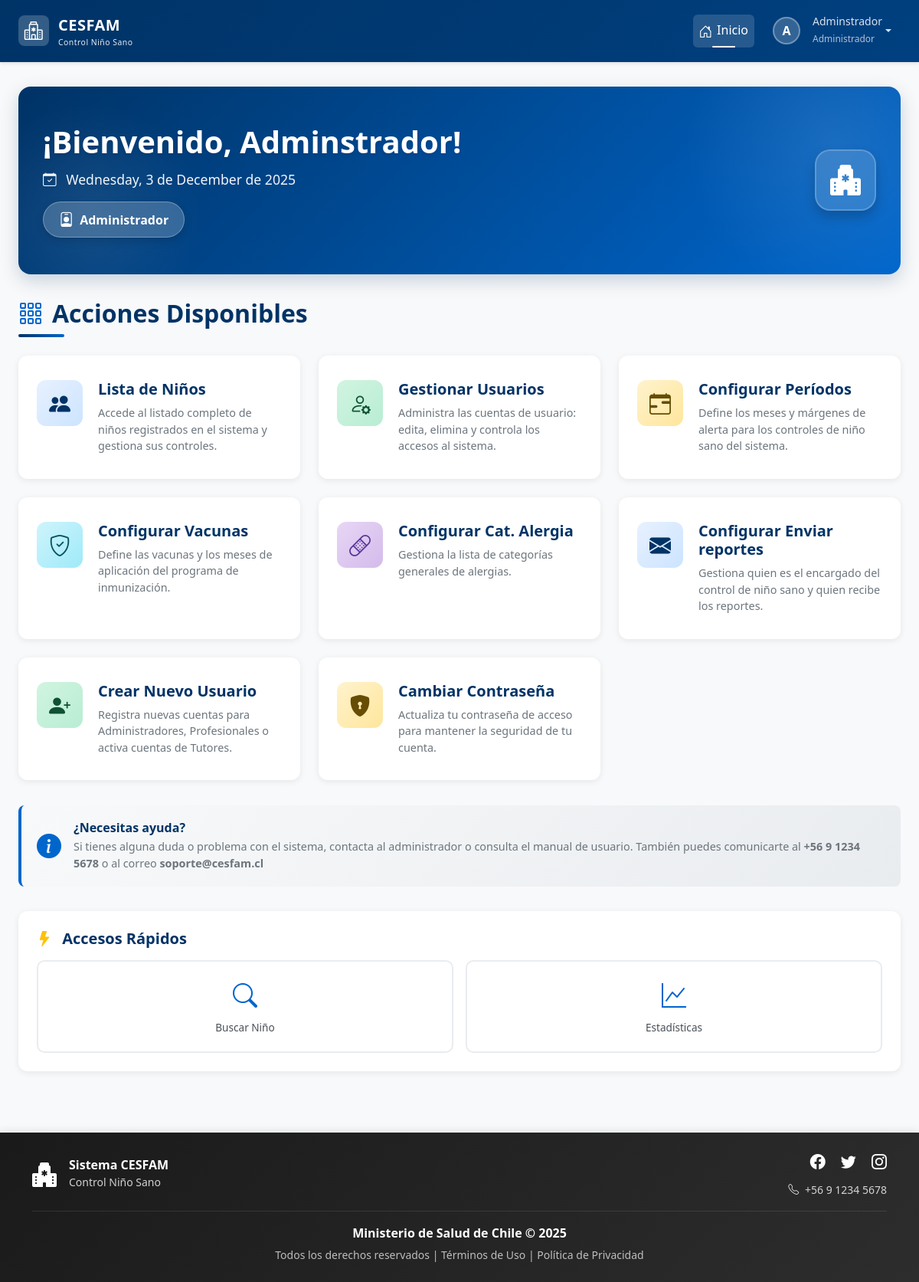
/home/ (signed in), run on the app's committed database.
### login/models.py (models this page shows, shortened)
class Usuario(AbstractBaseUser, PermissionsMixin):
    rut = models.CharField(max_length=10, unique=True)
    nombre_completo = models.CharField(max_length=200)
    email = models.EmailField(unique=True)
    rol = models.ForeignKey(Rol, on_delete=models.PROTECT)
    clave_temporal = models.BooleanField(default=False)
    nombre_completo_norm = models.CharField(
        max_length=200,
        editable=False,
        db_index=True
    )
    activo = models.BooleanField(default=True)
    is_staff = models.BooleanField(default=False) # Necesario para el admin de Django
    fecha_creacion = models.DateTimeField(default=timezone.now)
    objects = UsuarioManager()
    USERNAME_FIELD = 'rut'
    REQUIRED_FIELDS = ['nombre_completo', 'email']

class Rol(models.Model):
    id = models.AutoField(primary_key=True)
    nombre_rol = models.CharField(max_length=30, unique=True)
    descripcion = models.CharField(max_length=200)

### login/views.py (the view)
# urls.py: 2. Add a URL to urlpatterns:  path('', views.home, name='home')
@login_required
@clave_no_temporal
def home(request):
    return render(request, 'home.html')

### templates/home.html (shortened to what this page needs)
{% extends 'base.html' %}
{% load static %}
{% block extra_css %}
    <link rel="stylesheet" href="{% static 'css/estilohome.css' %}">
{% endblock %}
{% block content %}
<div class="hero-welcome">
    <div class="hero-content">
        <div class="row align-items-center">
            <div class="col-lg-8 mb-3 mb-lg-0">
                <h1 class="animate-hero-text">¡Bienvenido, {{ request.user.nombre_completo }}!</h1>
                <p class="text-white mb-3 animate-hero-text" style="opacity: 0.95; font-size: 1.1rem;">
                    <i class="bi bi-calendar-check me-2"></i>
                    {% now "l, j \d\e F \d\e Y" %}
                </p>
                <div class="role-badge">
                    <i class="bi bi-person-badge"></i>
                    {{ request.user.rol.nombre_rol }}
                </div>
            </div>
            <div class="col-lg-4 text-center text-lg-end">
                <div class="hero-icon d-inline-flex">
                    <i class="bi bi-hospital-fill"></i>
                </div>
            </div>
        </div>
    </div>
</div>
<div class="mb-4">
    <h2 class="section-title">
        <i class="bi bi-grid-3x3-gap"></i>
        Acciones Disponibles
    </h2>
</div>
<div class="actions-grid">
    {% if request.user.rol.nombre_rol|lower in "administrador,profesional" %}
        <a href="{% url 'control:listar_ninos' %}" class="action-link animate-fade-in-up animate-delay-1">
            <div class="action-card">
                <div class="card-body">
                    <div class="action-icon icon-primary">
                        <i class="bi bi-people-fill"></i>
                    </div>
                    <div class="action-content">
                        <h5>Lista de Niños</h5>
                        <p>Accede al listado completo de niños registrados en el sistema y gestiona sus controles.</p>
                    </div>
                </div>
            </div>
        </a>
    {% endif %}
    {% if request.user.rol.nombre_rol|lower == 'administrador' %}
        <a href="{% url 'listar_usuarios' %}" class="action-link animate-fade-in-up animate-delay-2">
            <div class="action-card">
                <div class="card-body">
                    <div class="action-icon icon-success">
                        <i class="bi bi-person-gear"></i>
                    </div>
                    <div class="action-content">
                        <h5>Gestionar Usuarios</h5>
                        <p>Administra las cuentas de usuario: edita, elimina y controla los accesos al sistema.</p>
                    </div>
                </div>
            </div>
        </a>
        <a href="{% url 'control:configurar_periodos' %}" class="action-link animate-fade-in-up animate-delay-3">
            <div class="action-card">
                <div class="card-body">
                    <div class="action-icon icon-warning">
                        <i class="bi bi-calendar-range"></i>
                    </div>
                    <div class="action-content">
                        <h5>Configurar Períodos</h5>
                        <p>Define los meses y márgenes de alerta para los controles de niño sano del sistema.</p>
                    </div>
                </div>
            </div>
        </a>
        <a href="{% url 'control:configurar_vacunas' %}" class="action-link animate-fade-in-up animate-delay-4">
            <div class="action-card">
                <div class="card-body">
                    <div class="action-icon icon-info">
                        <i class="bi bi-shield-check"></i>
                    </div>
                    <div class="action-content">
                        <h5>Configurar Vacunas</h5>
                        <p>Define las vacunas y los meses de aplicación del programa de inmunización.</p>
                    </div>
                </div>
            </div>
        </a>
        <a href="{% url 'control:configurar_categorias_alergia' %}" class="action-link animate-fade-in-up animate-delay-5">
        <div class="action-card">
            <div class="card-body">
                <div class="action-icon icon-purple">
                    <i class="bi bi-bandaid"></i>
                </div>
                <div class="action-content">
                    <h5>Configurar Cat. Alergia</h5>
                    <p>Gestiona la lista de categorías generales de alergias.</p>
                </div>
            </div>
        </div>
        </a>
        <a href="{% url 'control:reportes' %}" class="action-link animate-fade-in-up animate-delay-5">
        <div class="action-card">
            <div class="card-body">
                <div class="action-icon icon-primary">
                    <i class="bi bi-envelope-fill"></i>
                </div>
                <div class="action-content">
                    <h5>Configurar Enviar reportes</h5>
                    <p>Gestiona quien es el encargado del control de niño sano y quien recibe los reportes.</p>
                </div>
            </div>
        </div>
        </a>
    {% endif %}
    {% if request.user.rol.nombre_rol|lower in "administrador,profesional" %}
        <a href="{% url 'crear_usuario' %}" class="action-link animate-fade-in-up animate-delay-4">
            <div class="action-card">
                <div class="card-body">
                    <div class="action-icon icon-success">
                        <i class="bi bi-person-plus-fill"></i>
                    </div>
                    <div class="action-content">
                        {% if request.user.rol.nombre_rol|lower == 'administrador' %}
                            <h5>Crear Nuevo Usuario</h5>
                            <p>Registra nuevas cuentas para Administradores, Profesionales o activa cuentas de Tutores.</p>
                        {% else %}
                            <h5>Activar Cuenta de Tutor</h5>
                            <p>Busca un tutor existente en el sistema y actívale su cuenta de acceso.</p>
                        {% endif %}
                    </div>
                </div>
            </div>
        </a>
    {% endif %}
    <a href="{% url 'cambiar_clave' %}" class="action-link animate-fade-in-up animate-delay-4">
        <div class="action-card">
            <div class="card-body">
                <div class="action-icon icon-warning">
                    <i class="bi bi-shield-lock-fill"></i>
                </div>
                <div class="action-content">
                    <h5>Cambiar Contraseña</h5>
                    <p>Actualiza tu contraseña de acceso para mantener la seguridad de tu cuenta.</p>
                </div>
            </div>
        </div>
    </a>
</div>
<div class="info-box animate-fade-in-up">
    <i class="bi bi-info-circle-fill"></i>
    <div class="info-box-content">
        <h6>¿Necesitas ayuda?</h6>
        <p>
            Si tienes alguna duda o problema con el sistema, contacta al administrador o consulta el manual de usuario.
            También puedes comunicarte al <strong>+56 9 1234 5678</strong> o al correo <strong>soporte@cesfam.cl</strong>
        </p>
    </div>
</div>
{% if request.user.rol.nombre_rol|lower in "administrador,profesional" %}
<div class="quick-actions animate-fade-in-up">
    <h5 class="mb-3" style="color: #003366; font-weight: 600;">
        <i class="bi bi-lightning-fill me-2" style="color: #ffc107;"></i>
        Accesos Rápidos
    </h5>
    <div class="quick-actions-grid">
        <a href="{% url 'control:listar_ninos' %}" class="quick-action-btn">
            <i class="bi bi-search"></i>
            <span>Buscar Niño</span>
        </a>
        <a href="{% url 'control:dashboard_bi' %}" class="quick-action-btn">
            <i class="bi bi-graph-up"></i>
            <span>Estadísticas</span>
        </a>
    </div>
</div>
{% endif %}
{% endblock %}

### templates/base.html (shortened to what this page needs)
{% load static %}
<!DOCTYPE html>
<html lang="es">
<head>
    <link href="https://cdn.jsdelivr.net/npm/bootstrap@5.3.2/dist/css/bootstrap.min.css" rel="stylesheet"
>
    <link rel="stylesheet" href="https://cdn.jsdelivr.net/npm/bootstrap-icons@1.11.1/font/bootstrap-icons.css">
    <link href="https://cdn.jsdelivr.net/npm/select2@4.1.0-rc.0/dist/css/select2.min.css" rel="stylesheet" />
    <link rel="stylesheet" href="{% static 'css/estilobase.css' %}">
    {% block extra_css %}{% endblock %}
</head>
<body>
    <nav class="navbar navbar-expand-lg navbar-dark navbar-cesfam sticky-top">
        <div class="container-fluid px-4">
            <a class="navbar-brand" href="{% url 'home' %}">
                <div class="logo-icon">
                    <i class="bi bi-hospital text-white fs-4"></i>
                </div>
                <div>
                    <span>CESFAM</span>
                    <small class="d-block" style="font-size: 0.65rem; font-weight: 400; opacity: 0.9;">
                        Control Niño Sano
                    </small>
                </div>
            </a>
            <div class="collapse navbar-collapse" id="navbarNav">
                <ul class="navbar-nav ms-auto align-items-lg-center">
                    <li class="nav-item">
                        <a class="nav-link active" href="{% url 'home' %}">
                            <i class="bi bi-house-door"></i>Inicio
                        </a>
                    </li>
                    {% if request.user.is_authenticated %}
                    <li class="nav-item dropdown ms-lg-2">
                        <a class="nav-link dropdown-toggle d-flex align-items-center" href="#"
                           id="userDropdown" role="button" data-bs-toggle="dropdown" aria-expanded="false">
                            <div class="user-avatar">
                                {{ request.user.nombre_completo|first|upper }}
                            </div>
                            <div class="d-none d-lg-block text-start ms-2">
                                <small class="d-block" style="line-height: 1.2;">
                                    {{ request.user.nombre_completo|truncatewords:2 }}
                                </small>
                                <small style="font-size: 0.75rem; opacity: 0.8;">
                                    {{ request.user.rol.nombre_rol }}
                                </small>
                            </div>
                        </a>
                    </li>
                    {% else %}
                    <li class="nav-item ms-lg-2">
                        <a class="btn btn-light btn-sm" href="{% url 'login' %}">
                            <i class="bi bi-box-arrow-in-right me-1"></i>Iniciar Sesión
                        </a>
                    </li>
                    {% endif %}
                </ul>
            </div>
        </div>
    </nav>
    <main class="main-container container-fluid px-4">
        {% block content %}
        {% endblock %}
    </main>
    <footer class="footer-cesfam text-white py-4 mt-auto">
        <div class="container">
            <div class="row align-items-center">
                <div class="col-md-4 text-center text-md-start mb-3 mb-md-0">
                    <div class="d-flex align-items-center justify-content-center justify-content-md-start">
                        <i class="bi bi-hospital-fill fs-2 me-3"></i>
                        <div>
                            <h6 class="mb-0 fw-bold">Sistema CESFAM</h6>
                            <small style="opacity: 0.8;">Control Niño Sano</small>
                        </div>
                    </div>
                </div>
                <div class="col-md-4 text-center text-md-end">
                    <div class="social-links mb-2">
                        <a href="#" class="text-white text-decoration-none me-3" aria-label="Facebook">
                            <i class="bi bi-facebook fs-5"></i>
                        </a>
                        <a href="#" class="text-white text-decoration-none me-3" aria-label="Twitter">
                            <i class="bi bi-twitter fs-5"></i>
                        </a>
                        <a href="#" class="text-white text-decoration-none" aria-label="Instagram">
                            <i class="bi bi-instagram fs-5"></i>
                        </a>
                    </div>
                    <small style="opacity: 0.8;">
                        <i class="bi bi-telephone me-1"></i> +56 9 1234 5678
                    </small>
                </div>
            </div>
            <div class="footer-divider my-3"></div>
            <div class="row">
                <div class="col-12 text-center">
                    <p class="mb-1">
                        <strong>Ministerio de Salud de Chile &copy; {% now "Y" %}</strong>
                    </p>
                    <small style="opacity: 0.7;">
                        Todos los derechos reservados |
                        <a href="#" class="text-white text-decoration-none">Términos de Uso</a> |
                        <a href="#" class="text-white text-decoration-none">Política de Privacidad</a>
                    </small>
                </div>
            </div>
        </div>
    </footer>
</body>
</html>

### static/css/estilobase.css (style rules this page uses)
:root { --cesfam-primary: #003366; --cesfam-secondary: #0066cc; --cesfam-light: #e7f1ff; --cesfam-dark: #001a33; }
body { display: flex; flex-direction: column; min-height: 100vh; background-color: #f8f9fa; font-family: 'Segoe UI', Tahoma, Geneva, Verdana, sans-serif; }
main { flex: 1; }
.navbar-cesfam { background: linear-gradient(135deg, var(--cesfam-primary) 0%, #004080 100%); box-shadow: 0 2px 4px rgba(0,0,0,.1); padding: 0.75rem 0; }
.navbar-brand { display: flex; align-items: center; font-size: 1.25rem; font-weight: 700; letter-spacing: 0.5px; }
.navbar-brand .logo-icon { width: 40px; height: 40px; background: rgba(255,255,255,0.2); border-radius: 8px; display: flex; align-items: center; justify-content: center; margin-right: 12px; transition: all 0.3s ease; }
.navbar-nav .nav-link { color: rgba(255,255,255,0.85) !important; font-weight: 500; padding: 0.5rem 1rem; margin: 0 0.25rem; border-radius: 6px; transition: all 0.3s ease; position: relative; }
.navbar-nav .nav-link.active { color: #ffffff !important; background-color: rgba(255,255,255,0.15); }
.navbar-nav .nav-link.active::before { content: ''; position: absolute; bottom: 0; left: 50%; transform: translateX(-50%); width: 30px; height: 2px; background-color: #ffffff; border-radius: 2px; }
.navbar-nav .nav-link i { margin-right: 6px; font-size: 1.1em; vertical-align: middle; }
.user-avatar { width: 36px; height: 36px; background: rgba(255,255,255,0.2); border: 2px solid rgba(255,255,255,0.3); border-radius: 50%; display: flex; align-items: center; justify-content: center; font-weight: 600; color: white; margin-right: 8px; transition: all 0.3s ease; }
.footer-cesfam { background: linear-gradient(135deg, #1a1a1a 0%, #2d2d2d 100%); box-shadow: 0 -2px 10px rgba(0,0,0,0.1); margin-top: auto; }
.footer-divider { height: 1px; background: rgba(255,255,255,0.1); margin: 1rem 0; }
.footer-cesfam .social-links a { transition: all 0.3s ease; display: inline-block; }
.footer-cesfam .social-links a i { transition: all 0.3s ease; }
.main-container { padding-top: 2rem; padding-bottom: 3rem; min-height: calc(100vh - 200px); animation: fadeIn 0.8s ease-in-out; }

### data on the page
Usuario: user.nombre_completo|first "A", user.nombre_completo "Adminstrador", user.rol.nombre_rol "Administrador"
